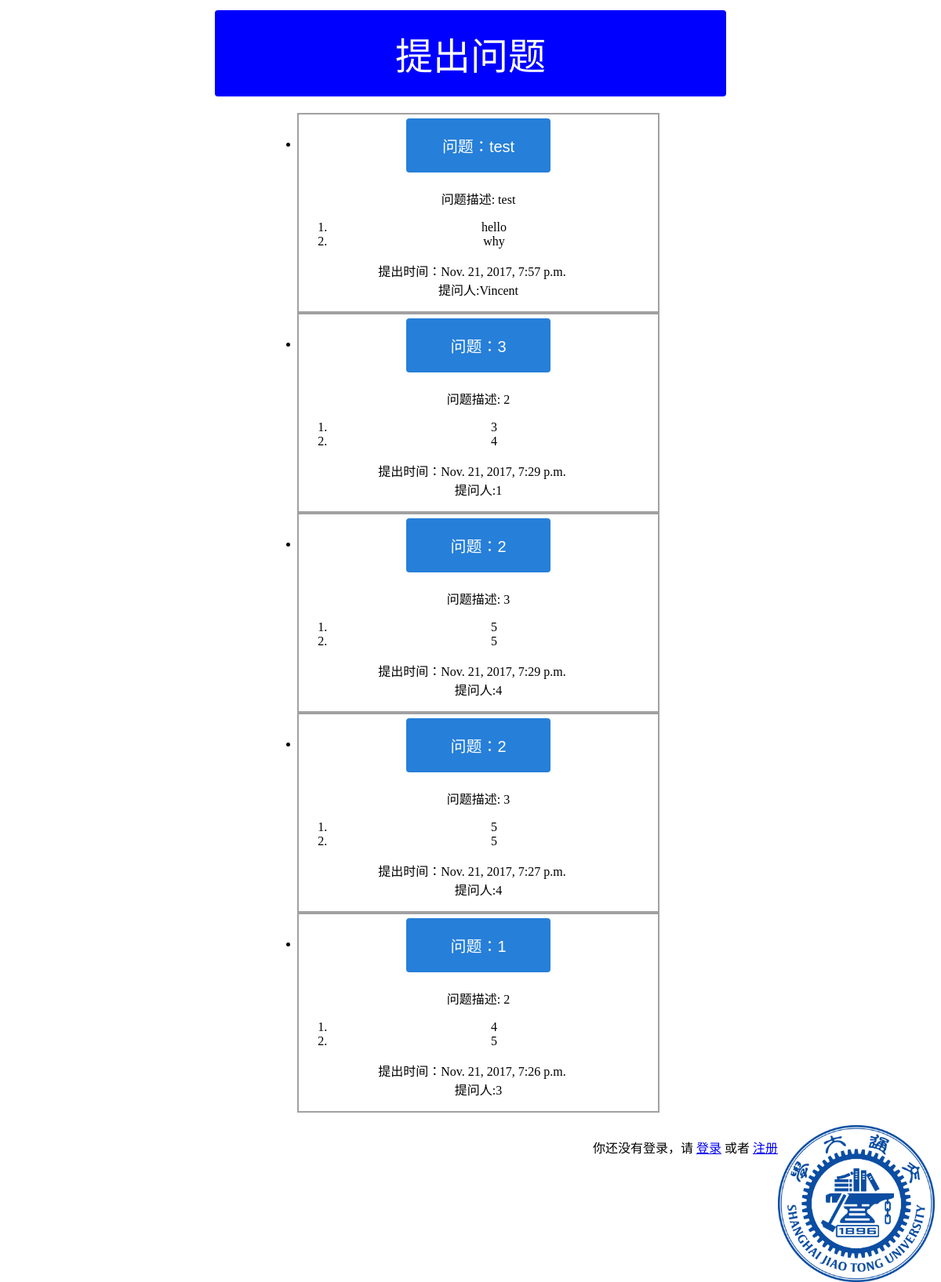
/polls/, run on an earlier commit of the app's database.
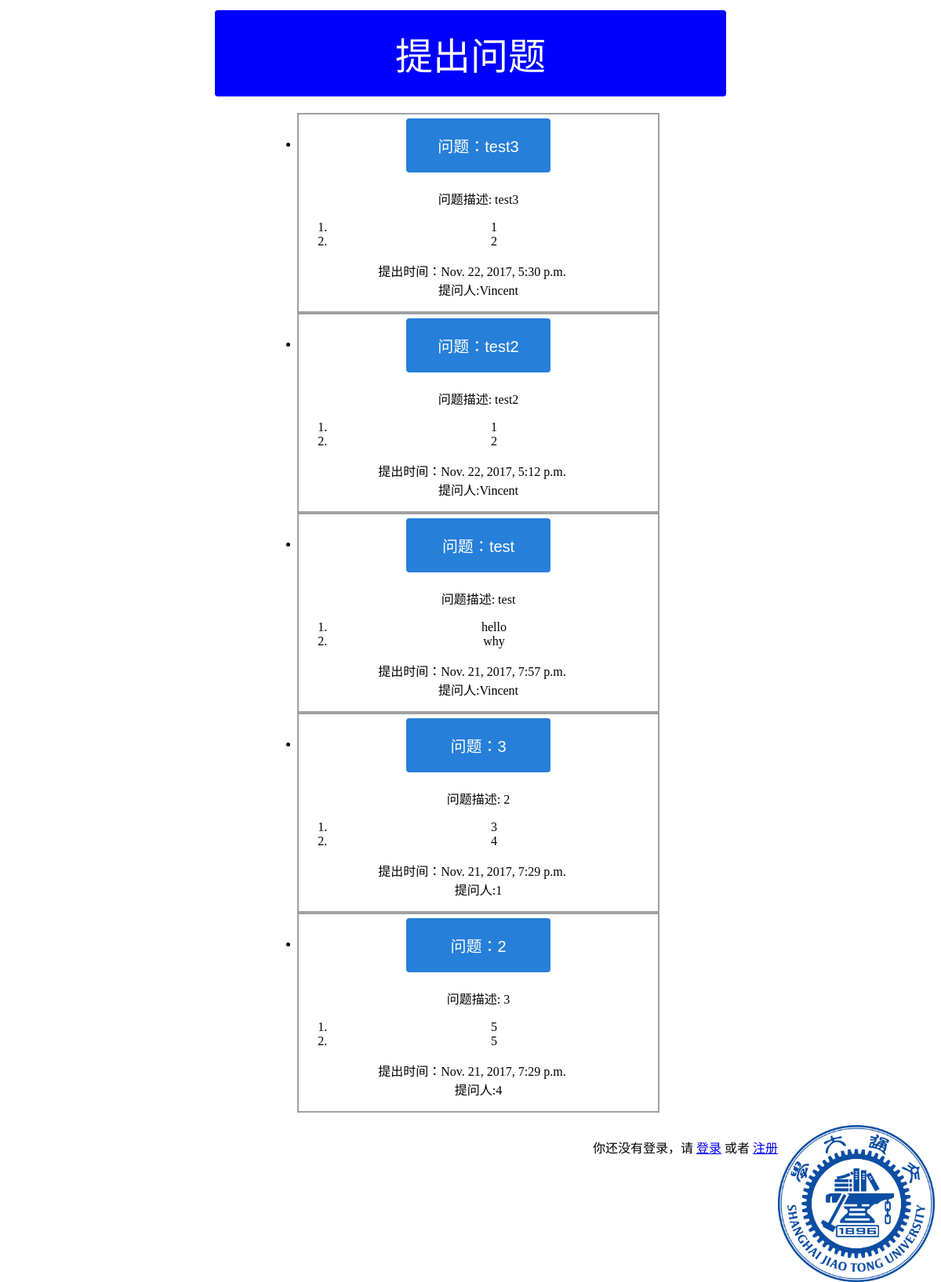
And on a later commit of the database.
### polls/models.py (models this page shows, shortened)
@python_2_unicode_compatible  # only if you need to support Python 2
class Question(models.Model):
    question_text = models.CharField(max_length=50)
    question_detail=models.CharField(max_length=500)
    pub_date = models.DateTimeField(default = timezone.now)
    questioner_name = models.CharField(max_length=50)
    question_appreciation=models.IntegerField(default=0)
    def was_published_recently(self):
        now = timezone.now()
        return now - datetime.timedelta(days=1) <= self.pub_date <= now
    was_published_recently.admin_order_field = 'pub_date'
    was_published_recently.boolean = True
    was_published_recently.short_description = 'Published recently?'

@python_2_unicode_compatible  # only if you need to support Python 2
class Choice(models.Model):
    question = models.ForeignKey(Question, on_delete=models.CASCADE)
    choice_text = models.CharField(max_length=200)
    votes = models.IntegerField(default=0)
    def __str__(self):
        return self.choice_text

### polls/views.py (the view)
def index(request):
    latest_question_list = Question.objects.order_by('-pub_date')[:5]
    context = {'latest_question_list': latest_question_list}
    return render(request, 'polls/index.html', context)

### templates/polls/index.html (shortened to what this page needs)
<!DOCTYPE>
{% load static %}
<html>
<head>
<link rel="stylesheet" type="text/css" href="/static/style.css" />
</head>
<body>
{% if latest_question_list %}
	<a href={% url 'polls:raiseQuestion' %}>
	<button class="button" style="vertical-align:middle" id="but1"><span>提出问题</span></button>
    <ul>
    {% for question in latest_question_list %}
        <div class="que">
		<li><a href="{% url 'polls:detail' question.id %}">
        	<button style="vertical-align:middle" class="but2">
			<span>
		     问题：{{ question.question_text}}
		    </span></button>
			</a>
		</li>
        	<p>问题描述: {{question.question_detail}}</p>
        	<ol>
        	{% for choice in question.choice_set.all %}
				<li>{{choice}}
                </li>
        	{% endfor %}
            </ol>
            <p>提出时间：{{question.pub_date}} &nbsp;&nbsp;&nbsp;
		 <br>
		 提问人:{{question.questioner_name}}</p>
		</div>
    {% endfor %}
    </ul>
{% else %}
    <p>No polls are available.</p>
{% endif %}
</body>
<img src="/static/sjtu.png" alt="SJTU" width="200" height="200" style="float:right;">
<div style="float:right;position:relative;right:00px;">
{% if user.is_authenticated %}
    <p>你已登录，欢迎你：<a href="#">{{ user.username }}</a>
    <a href="{% url 'logout' %}?next={{ request.path }}">
	<br>
	注销登录</a>
    </p>
	{% else %}
    <p>你还没有登录，请
    <a href="{% url 'login' %}?next={{ request.path }}">登录</a>
    或者
    <a href="{% url 'users:register' %}?next={{ request.path }}">注册</a>
    </p>
{% endif %}
</div>
</html>

What changed in the data, as far as the page shows it:
no longer on this page (row unchanged): Question: question_text "2", question_detail "3", pub_date "Nov. 21, 2017, 7:27 p.m.", questioner_name "4"
no longer on this page (row unchanged): Choice: choice_text "5", shown under "2"
no longer on this page (row edited): Choice: choice_text "5", shown under "2"
no longer on this page (row unchanged): Question: question_text "1", question_detail "2", pub_date "Nov. 21, 2017, 7:26 p.m.", questioner_name "3"
no longer on this page (row unchanged): Choice: choice_text "4", shown under "1"
no longer on this page (row unchanged): Choice: choice_text "5", shown under "1"
added Question: question_text "test3", question_detail "test3", pub_date "Nov. 22, 2017, 5:30 p.m.", questioner_name "Vincent"
added Choice: choice_text "1", shown under "test3"
added Choice: choice_text "2", shown under "test3"
added Question: question_text "test2", question_detail "test2", pub_date "Nov. 22, 2017, 5:12 p.m.", questioner_name "Vincent"
added Choice: choice_text "1", shown under "test2"
added Choice: choice_text "2", shown under "test2"
